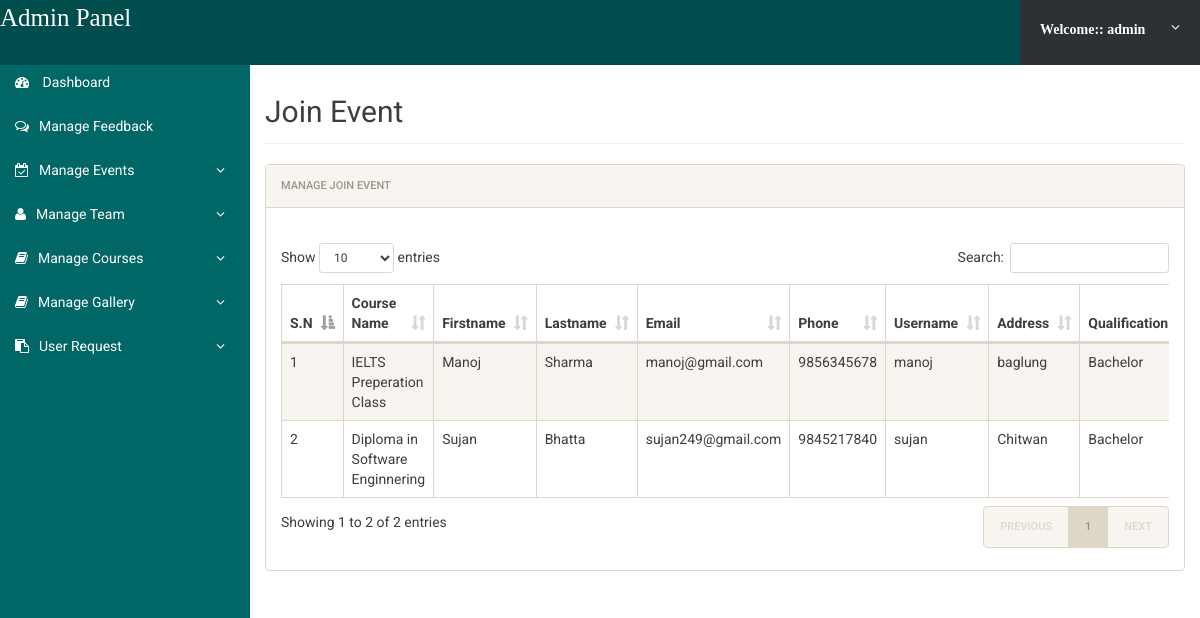
Page /admin/enrollcourse.php (signed in) on the committed database.
### tables this page shows
CREATE TABLE `courselog` (
  `c_id` int(5) NOT NULL,
  `coursename` varchar(200) NOT NULL,
  `firstname` varchar(200) NOT NULL,
  `lastname` varchar(200) NOT NULL,
  `email` varchar(200) NOT NULL,
  `phone` varchar(200) NOT NULL,
  `username` varchar(200) NOT NULL,
  `address` varchar(200) NOT NULL,
  `qual` varchar(200) NOT NULL,
  `status` int(11) NOT NULL DEFAULT '0'
);

### admin/class/DatabaseClass.php (called while the page is built, shortened)
<?php
Class DatabaseAdmin{
 public $host   = "localhost";
 public $user   = "root";
 public $pass   = "";
 public $dbname = "login";
 public $link;
private function connectDB(){
 $this->link = new mysqli($this->host, $this->user, $this->pass,
  $this->dbname);
 }
public function select($query){
  $result = $this->link->query($query) or
   die($this->link->error.__LINE__);
  if($result->num_rows > 0){
    return $result;
  } else {
    return false;
  }
 }
}

### admin/class/AdminClass.php (called while the page is built, shortened)
<?php
include_once 'DatabaseClass.php';
?>
<?php
class AdminClass {
	private $db;
	public function __construct(){
		$this->db=new DatabaseAdmin();
	}
      public function GetAllEnrollCourse(){
         $query="SELECT * FROM courselog";
        $result=$this->db->select ($query);
        return $result;
    }
}
?>

### admin/enrollcourse.php (the view, shortened to what this page needs)
<?php
      if(!isset($_SESSION["admin"])){
 header("Location:../index.php");
}
else
{
include 'class/AdminClass.php';
$enroll=new AdminClass();
           ?>
<!doctype html>
<html lang="en" class="no-js">
<head>
  <link rel="stylesheet" href="css/font-awesome.min.css">
  <link rel="stylesheet" href="css/bootstrap.min.css">
  <link rel="stylesheet" href="css/dataTables.bootstrap.min.css">
  <link rel="stylesheet" href="css/bootstrap-social.css">
  <link rel="stylesheet" href="css/bootstrap-select.css">
  <link rel="stylesheet" href="css/fileinput.min.css">
  <link rel="stylesheet" href="css/awesome-bootstrap-checkbox.css">
  <link rel="stylesheet" href="css/style.css">
</head>
<body>
  <?php include('includes/header.php');?>
  <div class="ts-main-content">
    <?php include('includes/leftbar.php');?>
    <div class="content-wrapper">
      <div class="container-fluid">
        <div class="row">
          <div class="col-md-12">
            <h2 class="page-title">Join Event</h2>
            <div class="panel panel-default">
              <div class="panel-heading">Manage Join Event</div>
              <div class="panel-body">
                <div style="overflow-x:auto;">
                <table id="zctb" class="display table table-striped table-bordered table-hover" cellspacing="0" width="100%">
                  <thead>
                    <tr>
                   <th>S.N</th>
                  <th>Course Name</th>
                  <th>Firstname</th>
                  <th>Lastname</th>
                  <th>Email</th>
                  <th>Phone</th>
                    <th>Username</th>
                    <th>Address</th>
                    <th>Qualification</th>
                    </tr>
                  </thead>
                  <tbody>
            <?php
          $getenrollcourse=$enroll->GetAllEnrollCourse();
          if($getenrollcourse){
           $i=0;
            while ($result=$getenrollcourse->fetch_assoc()){
              $i++;
              ?>
                    <tr>
                       <td><?php echo $i;?></td>
                        <td><?php echo $result['coursename'];?></td>
                       <td><?php echo $result['firstname'];?></td>
                        <td><?php echo $result['lastname'];?></td>
                         <td><?php echo $result['email'];?></td>
                        <td><?php echo $result['phone'];?></td>
                        <td><?php echo $result['username'];?></td>
                           <td><?php echo $result['address'];?></td>
                              <td><?php echo $result['qual'];?></td>
                    </tr>
                    <?php
                  }
                }
                ?>
                  </tbody>
                </table>
              </div>
              </div>
            </div>
          </div>
        </div>
      </div>
    </div>
  </div>
</body>
</html>
<?php } ?>

### admin/css/style.css (style rules this page uses)
html { font-size: 14px; }
@media only screen and (min-width: 480px) { html { font-size: 17px; } }
@media only screen and (min-width: 768px) { html { font-size: 14px; } }
body { font-size: 1em; }
.panel { overflow: hidden; }
.page-title { padding-bottom: 15px; margin-bottom: 20px; border-bottom: 1px solid #f0f0f0; }
.ts-main-content .content-wrapper { padding-top: 15px; margin-top: 60px; }
@media only screen and (min-width: 992px) { .ts-main-content .content-wrapper { margin-left: 250px; } }

### rows in the picture
courselog: coursename "IELTS Preperation Class", firstname "Manoj", lastname "Sharma", email "manoj@gmail.com", phone "9856345678", username "manoj", address "baglung", qual "Bachelor"
courselog: coursename "Diploma in Software Enginnering", firstname "Sujan", lastname "Bhatta", email "sujan249@gmail.com", phone "9845217840", username "sujan", address "Chitwan", qual "Bachelor"

### other values in the picture
$_SESSION['admin'] "admin"
